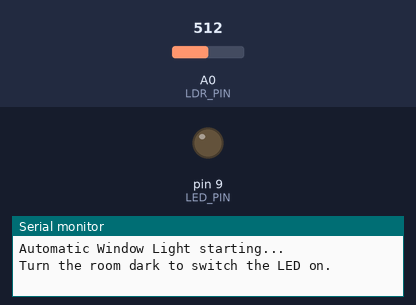
A sketch run on a simulated Arduino Uno, built with avr-gcc and run on an emulated ATmega328P. Parts: output pins drawn as LEDs (lit = HIGH), the last lines printed to the serial monitor. Inputs (shaded band) come from the test bench; at power-on: A0 (LDR_PIN) = 512.

Above: at 1.2 s.
1.3 s: A0 (LDR_PIN) set to 415
2.8 s: A0 (LDR_PIN) set to 384
At 4.2 s:
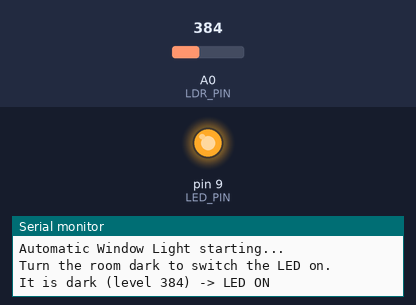
Timing chart, 0 to 5.8 s (numbered marks = the images above; inputs shaded):
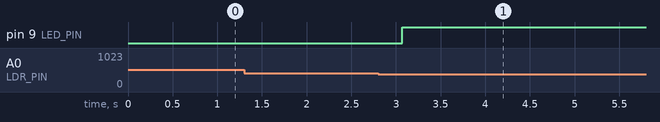

The sketch:

Automatic-Window-Light.ino
```cpp
// 008 - Automatic Window Light
// A light-dependent resistor (LDR) measures the room brightness and an
// LED switches on automatically when it gets dark, then switches off
// again when daylight returns. Hysteresis stops the LED flickering.
// Board: Arduino Uno
// Wiring: 5V -> LDR -> A0 -> 10k ohm resistor -> GND  (voltage divider)
//         LED anode -> pin 9 through a 220 ohm resistor, cathode -> GND

// Pin constants
const int LDR_PIN = A0;      // Middle point of the LDR / 10k divider
const int LED_PIN = 9;       // Output LED (PWM capable, so it also dims smoothly)

// Threshold constants (0-1023 ADC counts)
const int DARK_THRESHOLD = 400;   // Below this it is dark  -> LED turns ON
const int BRIGHT_THRESHOLD = 600; // Above this it is bright -> LED turns OFF
// The gap between 400 and 600 is the hysteresis band that prevents flicker.

bool lightOn = false;        // Current state of the automatic light

void setup() {
  pinMode(LED_PIN, OUTPUT);
  Serial.begin(9600);
  Serial.println("Automatic Window Light starting...");
  Serial.println("Turn the room dark to switch the LED on.");
}

void loop() {
  // Take a few readings and average them to smooth out sensor noise
  long total = 0;
  for (int i = 0; i < 5; i++) {
    total += analogRead(LDR_PIN);
    delay(10);
  }
  int lightLevel = total / 5;   // Average of 5 samples, 0 (dark) to 1023 (bright)

  // Switch logic with hysteresis:
  // - if it is currently OFF, only turn ON when clearly dark (below 400)
  // - if it is currently ON, only turn OFF when clearly bright (above 600)
  if (!lightOn && lightLevel < DARK_THRESHOLD) {
    lightOn = true;
    digitalWrite(LED_PIN, HIGH);
    Serial.print("It is dark (level ");
    Serial.print(lightLevel);
    Serial.println(") -> LED ON");
  } else if (lightOn && lightLevel > BRIGHT_THRESHOLD) {
    lightOn = false;
    digitalWrite(LED_PIN, LOW);
    Serial.print("It is bright (level ");
    Serial.print(lightLevel);
    Serial.println(") -> LED OFF");
  }

  delay(200);  // Poll 5 times a second, plenty fast for a room light
}
```

Measured:
- the behaviour switches between 400 and 399 on A0 (LDR_PIN) (found by bisection; images 0 and 1)
- after the input at 1.3 s, every drawn part: stays the same
- after the input at 2.8 s, pin 9 (LED_PIN): LOW → HIGH after 0.27 s
